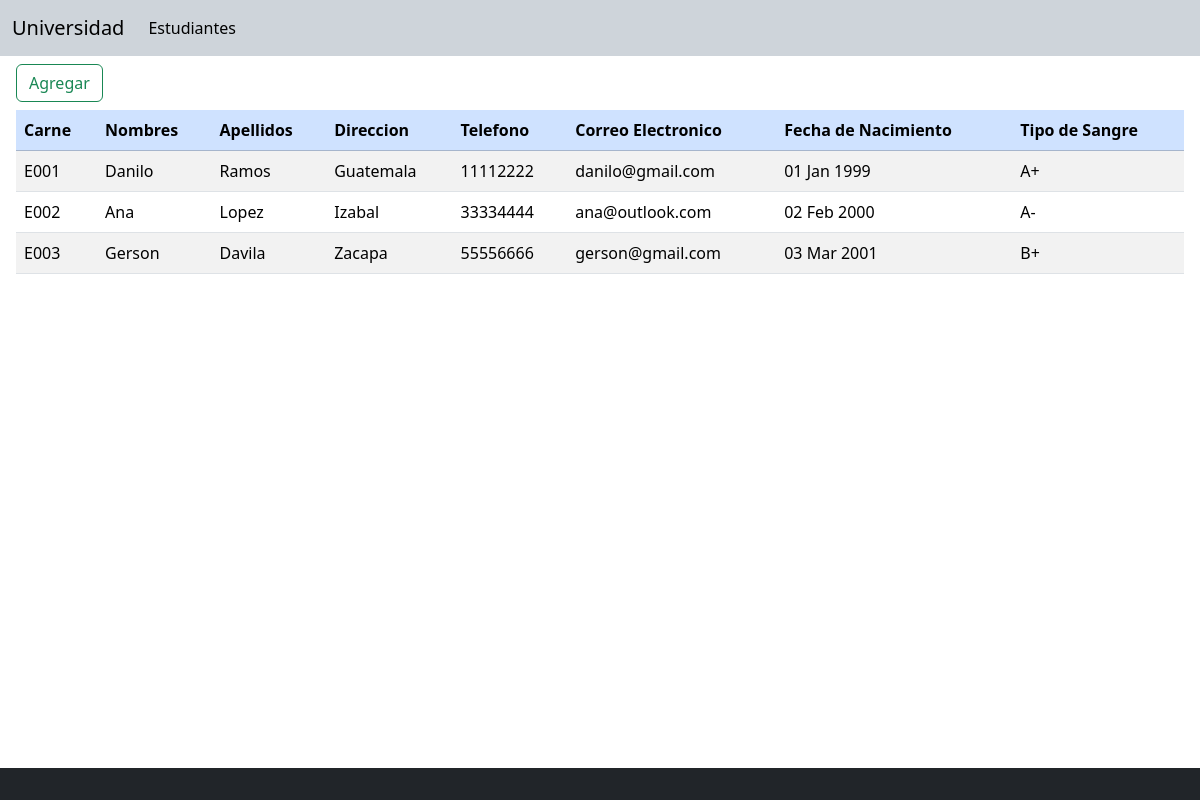
The page / on the database its author committed.
### tables this page shows
CREATE TABLE `estudiantes` (
  `id_estudiante` int(11) NOT NULL,
  `carne` varchar(10) NOT NULL,
  `nombres` varchar(60) NOT NULL,
  `apellidos` varchar(60) NOT NULL,
  `direccion` varchar(100) DEFAULT NULL,
  `telefono` varchar(10) DEFAULT NULL,
  `correo_electronico` varchar(60) DEFAULT NULL,
  `id_tipo_sangre` int(11) DEFAULT NULL,
  `fecha_nacimiento` date DEFAULT NULL
);

CREATE TABLE `tipos_sangre` (
  `id_tipo_sangre` int(11) NOT NULL,
  `sangre` varchar(8) NOT NULL
);

### index.php (the view, shortened to what this page needs)
<!DOCTYPE html>
<html>
<head>
  <link href="https://cdn.jsdelivr.net/npm/bootstrap@5.3.1/dist/css/bootstrap.min.css" rel="stylesheet">
</head>
<body class="d-flex flex-column min-vh-100">
  <main class="flex-grow-1">
    <section>
      <nav class="navbar navbar-expand-lg bg-dark-subtle">
        <div class="container-fluid">
          <a class="navbar-brand">Universidad</a>
          <div class="collapse navbar-collapse" id="navbarNav">
            <ul class="navbar-nav">
              <li class="nav-item">
                <a class="nav-link active" aria-current="page" href="/">Estudiantes</a>
              </li>
            </ul>
          </div>
        </div>
      </nav>
    </section>
    <section class="my-2 mx-3">
    <button type="button" class="btn btn-outline-success" id="openModalBtn">
        Agregar
      </button>
    </section>
    <section class="my-1 mx-3">
      <table class="table table-striped table-hover">
        <thead>
          <tr class="table-primary">
            <th>Carne</th>
            <th>Nombres</th>
            <th>Apellidos</th>
            <th>Direccion</th>
            <th>Telefono</th>
            <th>Correo Electronico</th>
            <th>Fecha de Nacimiento</th>
            <th>Tipo de Sangre</th>
          </tr>
        </thead>
        <tbody>
          <?php
          include('datos_conexion.php');
          $conexion = mysqli_connect($hostname, $userName, $userpass, $dbName);
          $sql = "SELECT * FROM universidad.estudiantes e
            INNER JOIN universidad.tipos_sangre ts
            ON e.id_tipo_sangre = ts.id_tipo_sangre";
          $result = mysqli_query($conexion, $sql);
          if (mysqli_num_rows($result) > 0) {
            while ($row = mysqli_fetch_assoc($result)) {
              echo '<tr data-estudiante=\'' . json_encode($row) . '\' class="selectable-row">';
              echo '<td>' . $row['carne'] . '</td>';
              echo '<td>' . $row['nombres'] . '</td>';
              echo '<td>' . $row['apellidos'] . '</td>';
              echo '<td>' . $row['direccion'] . '</td>';
              echo '<td>' . $row['telefono'] . '</td>';
              echo '<td>' . $row['correo_electronico'] . '</td>';
              echo '<td>' . date('d M Y', strtotime($row['fecha_nacimiento'])) . '</td>';
              echo '<td>' . $row['sangre'] . '</td>';
              echo '</tr>';
            }
          } else {
            echo '<tr><td colspan="8">No se encontraron estudiantes</td></tr>';
          }
          ?>
        </tbody>
      </table>
    </section>
  </main>
  <section>
    <footer class="bg-dark text-light text-center py-3">
    </footer>
  </section>
</body>
</html>

### rows shown on the page
estudiantes: carne "E001", nombres "Danilo", apellidos "Ramos", direccion "Guatemala", telefono "11112222", correo_electronico "danilo@gmail.com", fecha_nacimiento "01 Jan 1999", id_tipo_sangre.sangre "A+"
estudiantes: carne "E002", nombres "Ana", apellidos "Lopez", direccion "Izabal", telefono "33334444", correo_electronico "ana@outlook.com", fecha_nacimiento "02 Feb 2000", id_tipo_sangre.sangre "A-"
estudiantes: carne "E003", nombres "Gerson", apellidos "Davila", direccion "Zacapa", telefono "55556666", correo_electronico "gerson@gmail.com", fecha_nacimiento "03 Mar 2001", id_tipo_sangre.sangre "B+"
